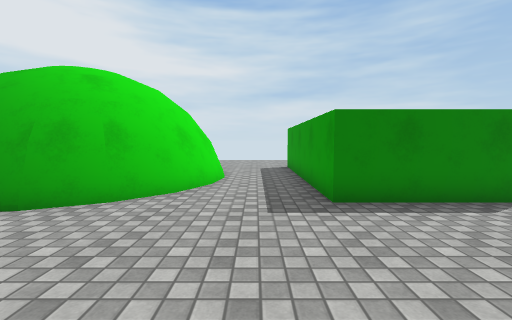
[1] (above)

24 first-person views from a walk through a scene from a Unity 3-D project. The camera is 1.3 m above the floor, tilts 4° down and sees 90° across. The floor is counted in squares, 1 m on a side. Each view is taken from the middle of a square. On the plan, view 1 faces up. The plan holds only what a view shows up to about 13 squares ahead; the rest is blank. The place goes on beyond the plan. The player is left out. Some animated figures are left out. Surface patterns are stand-ins for the level's own textures.

[2]
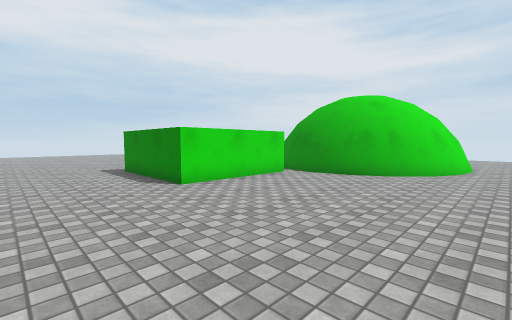

[3]
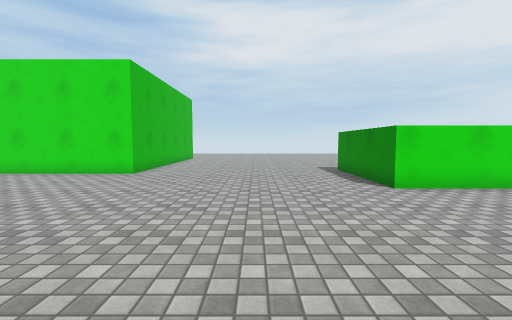

[4]
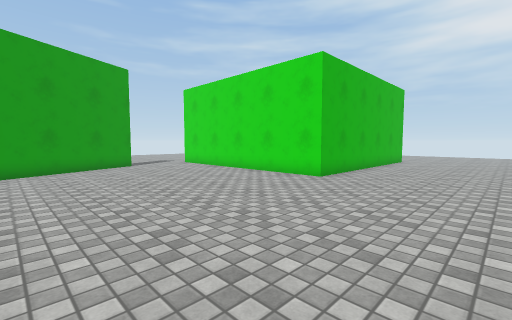

[5]
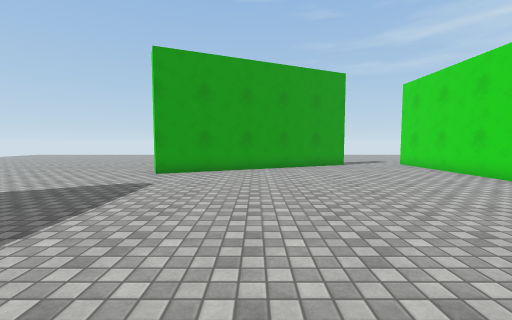

[6]
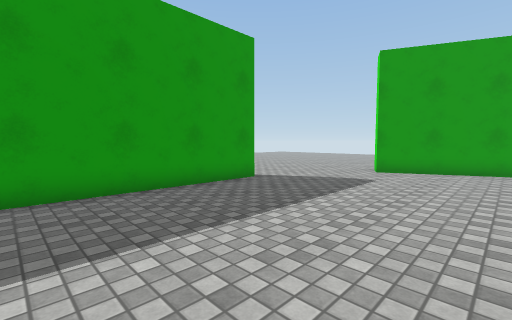

[7]
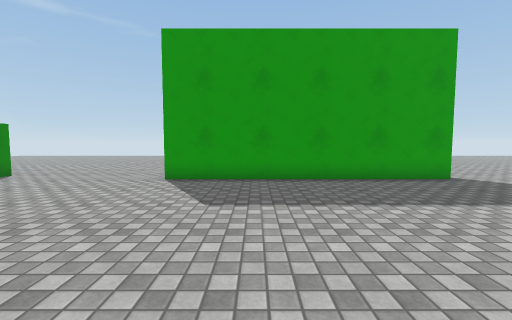

[8]
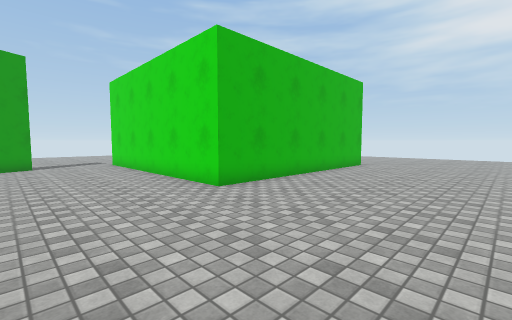

[9]
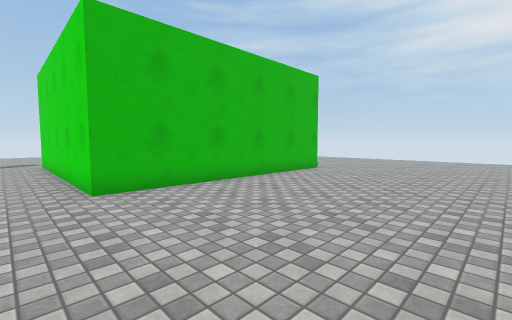

[10]
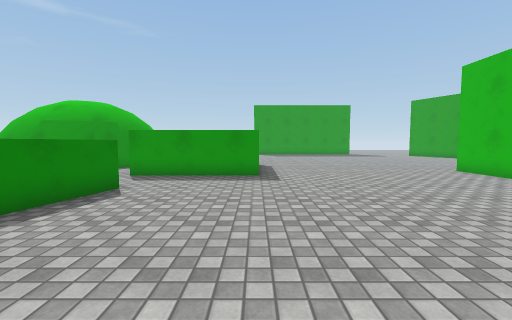

[11]
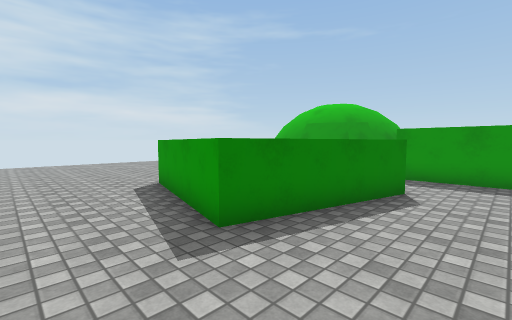

[12]
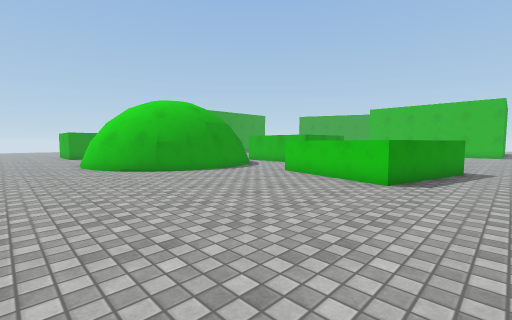

[13]
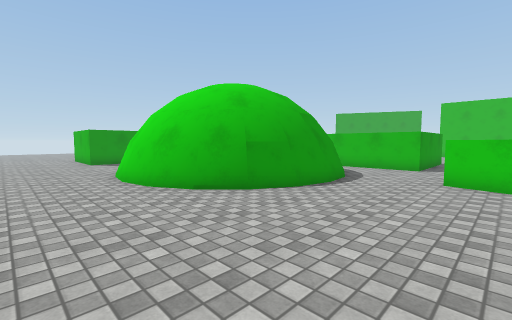

[14]
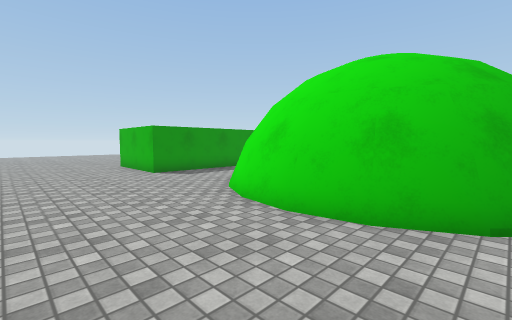

[15]
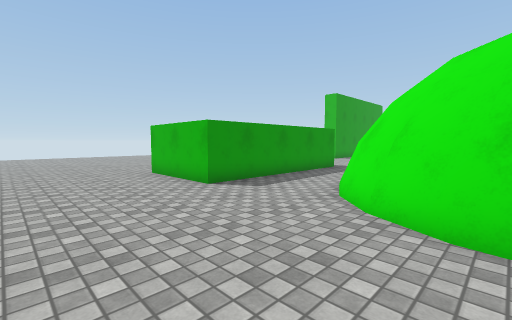

[16]
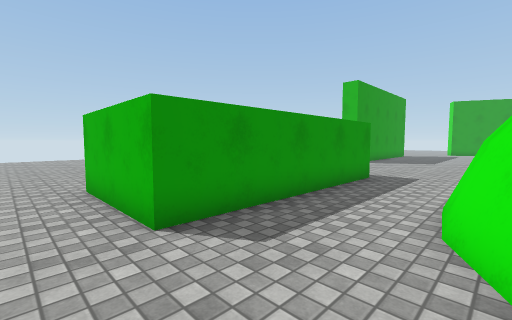

[17]
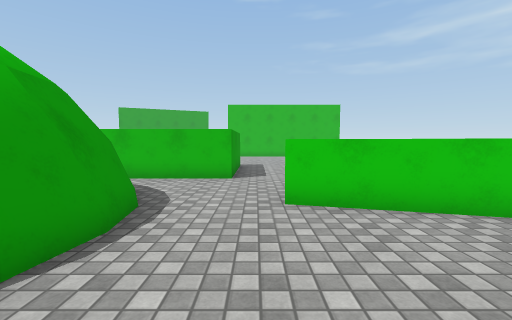

[18]
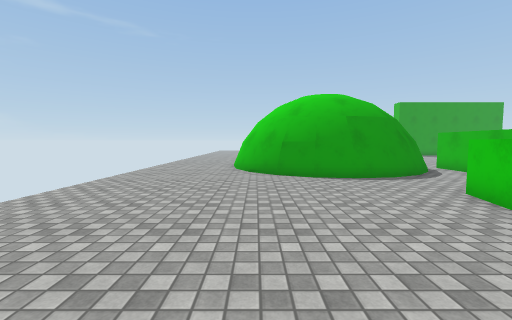

[19]
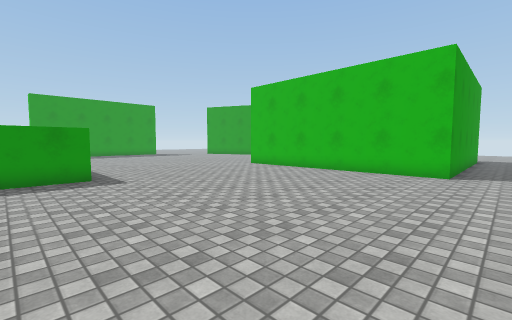

[20]
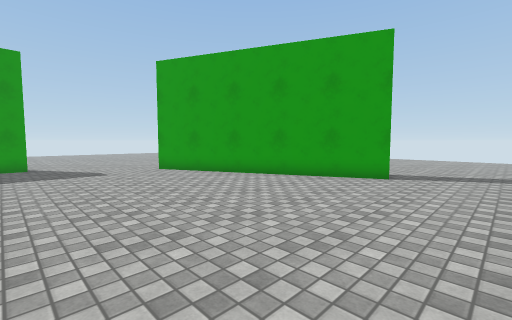

[21]
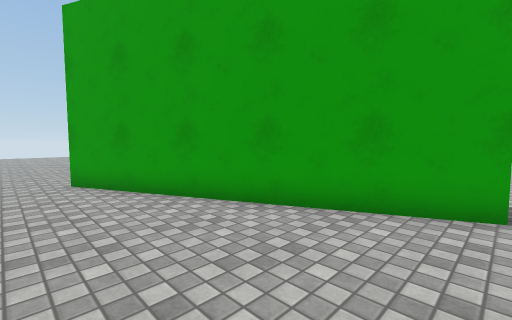

[22]
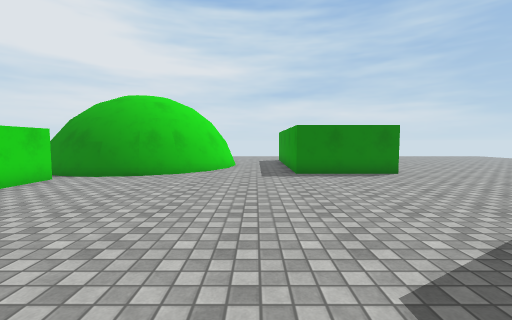

[23]
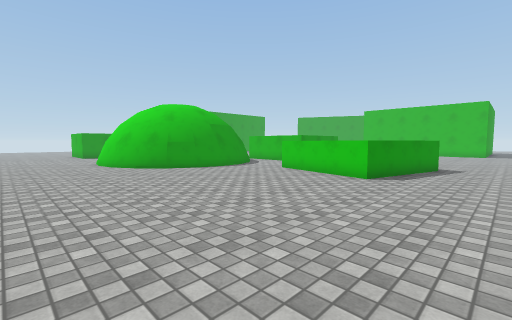

[24]
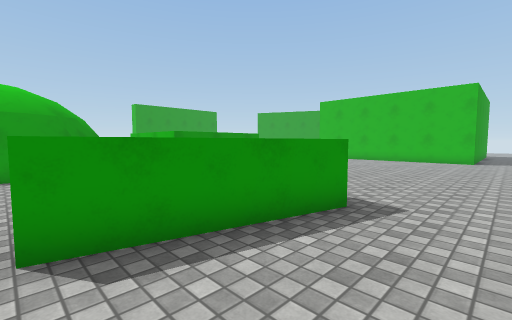

### Floor plan
Points are (right, up) in squares from view 1. A wall is a line through its corners. A room is listed if a view was taken in it or the views show most of it. See-through windows are left out.
Room 1 (views 1, 2, 3, 4, 5, 6, 7, 8, 9, 10, 11, 12, 13, 14, 15, 16, 17, 18, 19, 20, 21, 22, 23, 24)
walls: (-7.1, -1.1) (-12.1, -1.1) (-12.1, 3.9) (-7.1, 3.9) (-7.1, -1.1); (-5.9, 4.7) (-7.4, 5); (-7.3, 5.3) (-8.5, 6); (-8.4, 6) (-9.4, 7) (-9.9, 8) (-10.1, 9.5); (-3.4, 6) (-4.6, 5.4) (-5.9, 5.2) (-7.3, 5.4); (-9.6, 6.6) (-10.3, 7.9) (-10.5, 9.3) (-10.3, 10.8); (-14.8, 2.8) (-19.7, 4.1) (-18.5, 8.9) (-13.6, 7.7); (-10.2, 9.3) (-10, 10.7); (-1.4, 9.4) (-1.7, 7.9) (-2.3, 6.6) (-3.2, 5.7); (-2, 10.3) (-1.8, 9.3) (-2.1, 8) (-2.5, 7) (-3.6, 6); (-9.9, 10.6) (-9.3, 11.8); (-10.1, 10.7) (-9.4, 12) (-8.5, 13) (-7.3, 13.6); (-10.4, 10.7) (-9.6, 12.2) (-8.6, 13.1); (-1.8, 10.8) (-1.6, 9.5) (-1.9, 7.9) (-2.5, 6.7) (-3.5, 5.7) (-4.6, 5.2) (-5.9, 5) (-7.4, 5.2) (-8.5, 5.8) (-9.6, 6.9) (-10.2, 8); (-9.4, 11.7) (-8.4, 12.8) (-7.3, 13.3); (-7.3, 13.2) (-6, 13.4); (5.5, 5.5) (1.7, 5.5) (1.7, 13.4) (5.5, 13.4); (-3.5, 13.1) (-2.3, 11.9) (-1.7, 10.8); (-4.7, 13.4) (-3.5, 12.7) (-2.5, 11.7) (-1.9, 10.6); (-7.4, 13.4) (-5.9, 13.6); (-6, 13.5) (-4.7, 13.3); (-7.5, 13.6) (-5.9, 13.9) (-4.5, 13.7); (-6, 13.7) (-4.7, 13.5) (-3.4, 12.9); (4.9, -10.9) (4.9, -0.8); (-20.5, -10) (-10.5, -10) (-10.5, -18.5); (-7.1, -19.6) (2.1, -15.4)
low walls: (-4.4, 4.9) (-6, 4.6); (-7.4, 5) (-8.4, 5.5); (-8.6, 5.6) (-9.6, 6.6); (-3.2, 5.7) (-4.7, 4.9); (-9.8, 6.5) (-10.5, 7.8); (-1.7, 7.4) (-2.1, 6.5); (-10.6, 8.4) (-10.8, 9.3) (-10.5, 10.7) (-9.8, 12.2); (-1.2, 9.4) (-1.3, 8.5); (-1.6, 10.9) (-1.4, 9.2); (-8.6, 13.1) (-7.4, 13.8); (-3.3, 13.2) (-2.1, 12) (-1.4, 10.7); (-4.6, 13.8) (-3.2, 13); (-7.5, 13.9) (-5.9, 14.1) (-4.5, 13.9)
ways out: opening at (-21.5, -8.5); opening at (-9, -18.3); opening at (4, -15); gap at (-7, 4)

Positions as (right, up) in squares from view 1, and headings:
1: (0, 0), facing up
2: (0, -5), facing up-left
3: (0, -5), facing left
4: (-2, -5), facing down-left
5: (-2, -5), facing down
6: (-2, -4), facing down-right
7: (-4, -4), facing right
8: (-6, -4), facing down-left
9: (-9, -3), facing down-left
10: (-22, -1), facing right
11: (-22, 1), facing up-right
12: (-21, 17), facing down-right
13: (-15, 17), facing down-right
14: (-9, 18), facing down-right
15: (-5, 18), facing down-right
16: (-2, 15), facing down-right
17: (-13, 13), facing down
18: (-20, 13), facing right
19: (-22, 1), facing down-right
20: (-10, -10), facing down-right
21: (-7, -14), facing down-right
22: (0, -5), facing up
23: (-22, 18), facing down-right
24: (-22, 9), facing down-right
